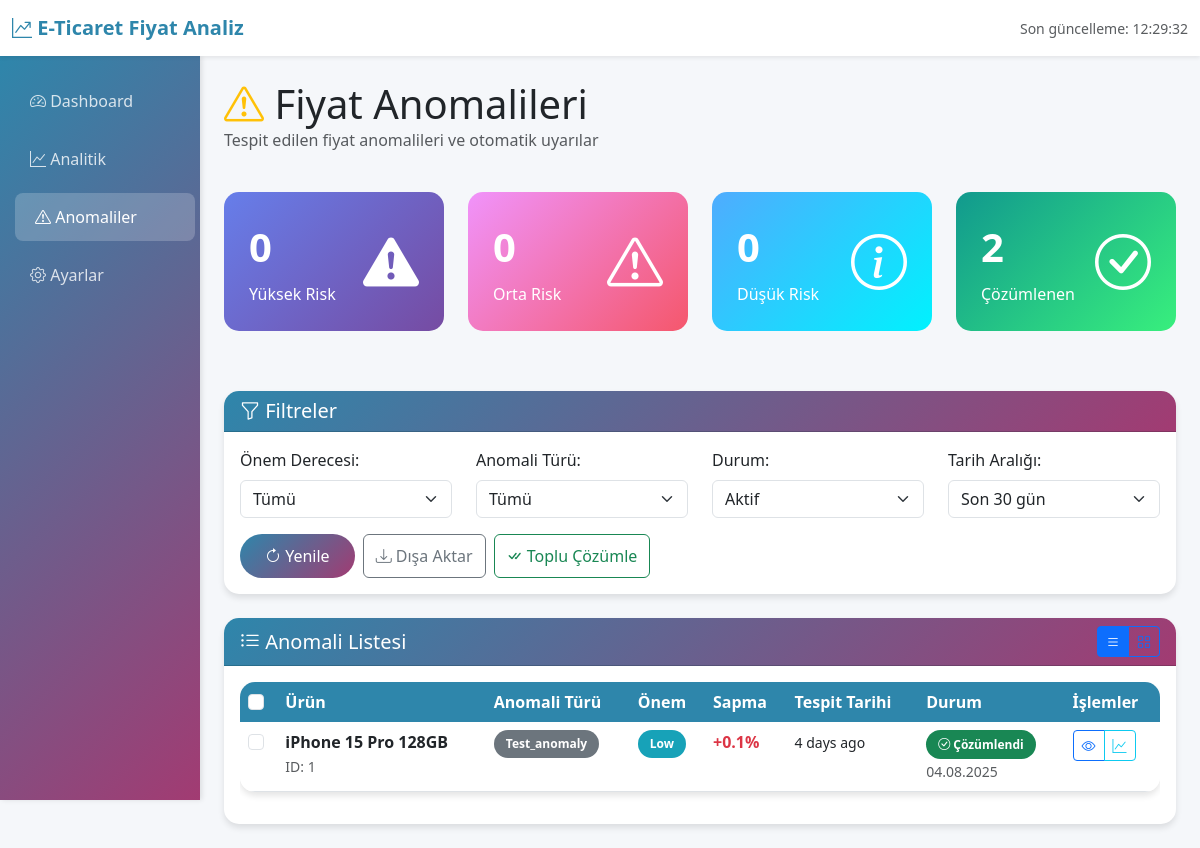
/anomalies, run on the app's committed database.
### core/database/models.py (models this page shows)
class PriceAnomaly(Base):
    __tablename__ = 'price_anomalies'
    id = Column(Integer, primary_key=True)
    product_id = Column(Integer, ForeignKey('products.id'), nullable=False)
    anomaly_type = Column(String(50))  # 'high_price', 'low_price', 'sudden_change'
    our_price = Column(Float)
    market_avg_price = Column(Float)
    deviation_percent = Column(Float)
    severity = Column(String(20))  # 'low', 'medium', 'high', 'critical'
    detected_at = Column(DateTime, default=datetime.utcnow)
    is_resolved = Column(Boolean, default=False)
    resolved_at = Column(DateTime)
    notes = Column(Text)
    product = relationship("Product", back_populates="anomalies")

class Product(Base):
    __tablename__ = 'products'
    id = Column(Integer, primary_key=True)
    uuid = Column(String(36), unique=True, default=lambda: str(uuid.uuid4()))
    name = Column(String(500), nullable=False)
    brand = Column(String(200))
    category = Column(String(200))
    subcategory = Column(String(200))
    description = Column(Text)
    image_url = Column(String(1000))
    our_sku = Column(String(100))
    our_price = Column(Float)
    our_stock = Column(Integer, default=0)
    is_active = Column(Boolean, default=True)
    created_at = Column(DateTime, default=datetime.utcnow)
    updated_at = Column(DateTime, default=datetime.utcnow, onupdate=datetime.utcnow)
    price_histories = relationship("PriceHistory", back_populates="product")
    market_prices = relationship("MarketPrice", back_populates="product")
    anomalies = relationship("PriceAnomaly", back_populates="product")
    predictions = relationship("PricePrediction", back_populates="product")

### web_dashboard/app.py (the view)
@app.route('/anomalies')
def anomalies():
    try:
        session = get_db_session()
        anomalies = session.query(
            PriceAnomaly,
            Product.name.label('product_name')
        ).join(Product, PriceAnomaly.product_id == Product.id).order_by(
            PriceAnomaly.detected_at.desc()
        ).limit(50).all()
        session.close()
        return render_template('anomalies.html', anomalies=anomalies)
    except Exception as e:
        logger.error(f"Anomalies error: {e}")
        return render_template('error.html', error=str(e))

### core/database/models.py (called while the page is built)
def get_db_manager(database_url=None):
    global _db_manager
    if _db_manager is None:
        url = database_url or "sqlite:///ecommerce_analytics.db"
        _db_manager = DatabaseManager(url)
    return _db_manager

def get_db_session():
    db_manager = get_db_manager()
    return db_manager.get_session()

    def get_session(self):
        return self.SessionLocal()

### web_dashboard/templates/anomalies.html (shortened to what this page needs)
{% extends "base.html" %}
{% block content %}
<div class="row mb-4">
    <div class="col-12">
        <h1 class="display-6 mb-0">
            <i class="bi bi-exclamation-triangle text-warning"></i>
            Fiyat Anomalileri
        </h1>
        <p class="text-muted">Tespit edilen fiyat anomalileri ve otomatik uyarılar</p>
    </div>
</div>
<div class="row mb-4">
    <div class="col-md-3 mb-3">
        <div class="stat-card danger">
            <div class="d-flex justify-content-between align-items-center">
                <div>
                    <div class="stat-number" id="highRiskCount">-</div>
                    <div>Yüksek Risk</div>
                </div>
                <div class="display-4">
                    <i class="bi bi-exclamation-triangle-fill"></i>
                </div>
            </div>
        </div>
    </div>
    <div class="col-md-3 mb-3">
        <div class="stat-card warning">
            <div class="d-flex justify-content-between align-items-center">
                <div>
                    <div class="stat-number" id="mediumRiskCount">-</div>
                    <div>Orta Risk</div>
                </div>
                <div class="display-4">
                    <i class="bi bi-exclamation-triangle"></i>
                </div>
            </div>
        </div>
    </div>
    <div class="col-md-3 mb-3">
        <div class="stat-card info">
            <div class="d-flex justify-content-between align-items-center">
                <div>
                    <div class="stat-number" id="lowRiskCount">-</div>
                    <div>Düşük Risk</div>
                </div>
                <div class="display-4">
                    <i class="bi bi-info-circle"></i>
                </div>
            </div>
        </div>
    </div>
    <div class="col-md-3 mb-3">
        <div class="stat-card success">
            <div class="d-flex justify-content-between align-items-center">
                <div>
                    <div class="stat-number" id="resolvedCount">-</div>
                    <div>Çözümlenen</div>
                </div>
                <div class="display-4">
                    <i class="bi bi-check-circle"></i>
                </div>
            </div>
        </div>
    </div>
</div>
<div class="row mb-4">
    <div class="col-12">
        <div class="card">
            <div class="card-header">
                <h5 class="mb-0">
                    <i class="bi bi-funnel"></i>
                    Filtreler
                </h5>
            </div>
            <div class="card-body">
                <div class="row">
                    <div class="col-md-3 mb-3">
                        <label for="severityFilter" class="form-label">Önem Derecesi:</label>
                        <select class="form-select" id="severityFilter" onchange="filterAnomalies()">
                            <option value="">Tümü</option>
                        </select>
                    </div>
                    <div class="col-md-3 mb-3">
                        <label for="typeFilter" class="form-label">Anomali Türü:</label>
                        <select class="form-select" id="typeFilter" onchange="filterAnomalies()">
                            <option value="">Tümü</option>
                        </select>
                    </div>
                    <div class="col-md-3 mb-3">
                        <label for="statusFilter" class="form-label">Durum:</label>
                        <select class="form-select" id="statusFilter" onchange="filterAnomalies()">
                            <option value="active">Aktif</option>
                        </select>
                    </div>
                    <div class="col-md-3 mb-3">
                        <label for="dateFilter" class="form-label">Tarih Aralığı:</label>
                        <select class="form-select" id="dateFilter" onchange="filterAnomalies()">
                            <option value="30" selected>Son 30 gün</option>
                        </select>
                    </div>
                </div>
                <div class="d-flex gap-2">
                    <button class="btn btn-primary" onclick="refreshAnomalies()">
                        <i class="bi bi-arrow-clockwise"></i> Yenile
                    </button>
                    <button class="btn btn-outline-secondary" onclick="exportAnomalies()">
                        <i class="bi bi-download"></i> Dışa Aktar
                    </button>
                    <button class="btn btn-outline-success" onclick="bulkResolve()">
                        <i class="bi bi-check-all"></i> Toplu Çözümle
                    </button>
                </div>
            </div>
        </div>
    </div>
</div>
<div class="row">
    <div class="col-12">
        <div class="card">
            <div class="card-header">
                <div class="d-flex justify-content-between align-items-center">
                    <h5 class="mb-0">
                        <i class="bi bi-list-ul"></i>
                        Anomali Listesi
                    </h5>
                    <div class="d-flex gap-2">
                        <div class="btn-group" role="group">
                            <button type="button" class="btn btn-outline-primary btn-sm active" onclick="toggleView('list')">
                                <i class="bi bi-list"></i>
                            </button>
                            <button type="button" class="btn btn-outline-primary btn-sm" onclick="toggleView('card')">
                                <i class="bi bi-grid"></i>
                            </button>
                        </div>
                    </div>
                </div>
            </div>
            <div class="card-body">
                <div id="anomaliesContainer">
                    {% if anomalies %}
                    <div id="listView">
                        <div class="table-responsive">
                            <table class="table table-hover" id="anomaliesTable">
                                <thead>
                                    <tr>
                                        <th>
                                            <input type="checkbox" class="form-check-input" id="selectAll" onchange="toggleSelectAll()">
                                        </th>
                                        <th>Ürün</th>
                                        <th>Anomali Türü</th>
                                        <th>Önem</th>
                                        <th>Sapma</th>
                                        <th>Tespit Tarihi</th>
                                        <th>Durum</th>
                                        <th>İşlemler</th>
                                    </tr>
                                </thead>
                                <tbody>
                                    {% for anomaly_data in anomalies %}
                                        {% set anomaly = anomaly_data[0] %}
                                        {% set product_name = anomaly_data[1] %}
                                        <tr class="anomaly-row" data-severity="{{ anomaly.severity }}" data-type="{{ anomaly.anomaly_type }}" data-status="{{ 'resolved' if anomaly.is_resolved else 'active' }}">
                                            <td>
                                                <input type="checkbox" class="form-check-input anomaly-checkbox" value="{{ anomaly.id }}">
                                            </td>
                                            <td>
                                                <div>
                                                    <strong>{{ product_name }}</strong>
                                                    <br><small class="text-muted">ID: {{ anomaly.product_id }}</small>
                                                </div>
                                            </td>
                                            <td>
                                                <span class="badge bg-secondary">
                                                    {{ anomaly.anomaly_type|title }}
                                                </span>
                                            </td>
                                            <td>
                                                <span class="badge anomaly-{{ anomaly.severity }}">
                                                    {{ anomaly.severity|title }}
                                                </span>
                                            </td>
                                            <td>
                                                <strong class="text-{% if anomaly.deviation_percent > 0 %}danger{% else %}success{% endif %}">
                                                    {% if anomaly.deviation_percent > 0 %}+{% endif %}{{ "{:.1f}".format(anomaly.deviation_percent) }}%
                                                </strong>
                                            </td>
                                            <td>
                                                <small data-timestamp="{{ anomaly.detected_at }}">
                                                </small>
                                            </td>
                                            <td>
                                                {% if anomaly.is_resolved %}
                                                    <span class="badge bg-success">
                                                        <i class="bi bi-check-circle"></i> Çözümlendi
                                                    </span>
                                                    {% if anomaly.resolved_at %}
                                                        <br><small class="text-muted">{{ anomaly.resolved_at.strftime('%d.%m.%Y') }}</small>
                                                    {% endif %}
                                                {% else %}
                                                    <span class="badge bg-warning">
                                                        <i class="bi bi-clock"></i> Beklemede
                                                    </span>
                                                {% endif %}
                                            </td>
                                            <td>
                                                <div class="btn-group" role="group">
                                                    <button class="btn btn-outline-primary btn-sm"
                                                            onclick="viewAnomalyDetail({{ anomaly.id }})"
                                                            title="Detay">
                                                        <i class="bi bi-eye"></i>
                                                    </button>
                                                    <button class="btn btn-outline-info btn-sm"
                                                            onclick="analyzeAnomaly({{ anomaly.id }})"
                                                            title="Analiz Et">
                                                        <i class="bi bi-graph-up"></i>
                                                    </button>
                                                </div>
                                            </td>
                                        </tr>
                                    {% endfor %}
                                </tbody>
                            </table>
                        </div>
                    </div>
                    {% else %}
                    <div class="text-center text-muted py-5">
                        <i class="bi bi-check-circle display-1"></i>
                        <h4>Anomali tespit edilmedi</h4>
                        <p>Şu anda hiçbir fiyat anomalisi bulunmuyor.</p>
                    </div>
                    {% endif %}
                </div>
            </div>
        </div>
    </div>
</div>
{% endblock %}

### web_dashboard/templates/base.html (style rules this page uses)
:root { --primary-color: #2E86AB; --secondary-color: #A23B72; --success-color: #28a745; --warning-color: #ffc107; --danger-color: #dc3545; --info-color: #17a2b8; --light-color: #f8f9fa; --dark-color: #343a40; }
body { background-color: #f5f7fa; font-family: 'Segoe UI', Tahoma, Geneva, Verdana, sans-serif; }
.card { border: none; border-radius: 15px; box-shadow: 0 4px 6px rgba(0,0,0,0.1); transition: transform 0.3s ease; }
.card-header { background: linear-gradient(135deg, var(--primary-color) 0%, var(--secondary-color) 100%); color: white; border-radius: 15px 15px 0 0 !important; font-weight: 600; }
.stat-card { background: linear-gradient(135deg, #667eea 0%, #764ba2 100%); color: white; border-radius: 15px; padding: 25px; margin-bottom: 20px; }
.stat-card.success { background: linear-gradient(135deg, #11998e 0%, #38ef7d 100%); }
.stat-card.warning { background: linear-gradient(135deg, #f093fb 0%, #f5576c 100%); }
.stat-card.info { background: linear-gradient(135deg, #4facfe 0%, #00f2fe 100%); }
.stat-number { font-size: 2.5rem; font-weight: bold; margin-bottom: 5px; }
.btn-primary { background: linear-gradient(135deg, var(--primary-color) 0%, var(--secondary-color) 100%); border: none; border-radius: 25px; padding: 10px 25px; transition: all 0.3s ease; }
.table { border-radius: 15px; overflow: hidden; box-shadow: 0 4px 6px rgba(0,0,0,0.1); }
.table thead th { background: var(--primary-color); color: white; font-weight: 600; border: none; }
.badge { border-radius: 15px; padding: 8px 12px; }
.anomaly-low { background: var(--info-color); }

### data on the page
PriceAnomaly: product_id "1", anomaly_type "Test_anomaly", severity "Low", deviation_percent "0.1", resolved_at "04.08.2025"
Product: name "iPhone 15 Pro 128GB"
